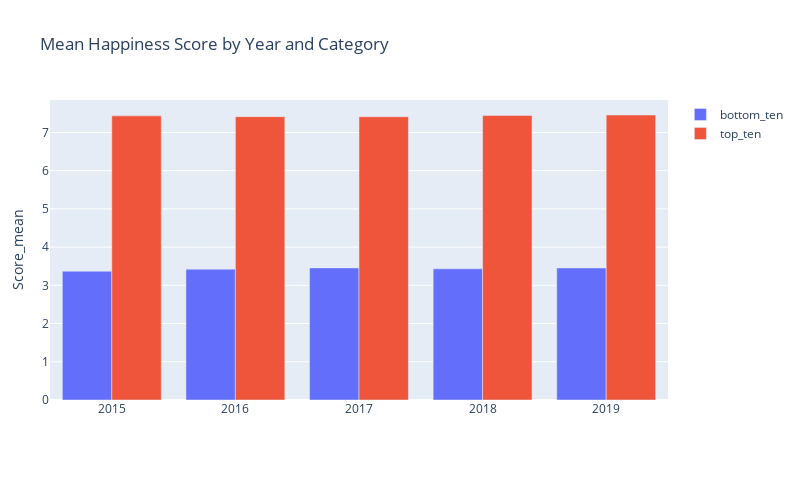

Notebook code for this chart:
### Markdown cell above
## 8.1 Grouped Bar Chart - Top 10 VS Bottom 10 - Yearwise - Mean

### Code cell
# top 10 countries dataframe subsetting
top_ten = df[df['rank']<=10].sort_values(['year', 'rank']).reset_index(drop=True)
top_ten['category'] = 'top_ten'

# bottom 10 countries datafram subsetting
df_sorted = df.sort_values(['year', 'rank'])
subset_tail_df = df_sorted.groupby('year').tail(10)
subset_tail_df = subset_tail_df.reset_index(drop=True)
subset_tail_df['rank'] = subset_tail_df.groupby(['year']).cumcount() + 1
subset_tail_df['category'] = 'bottom_ten'

# union all dataframes
top_bot = pd.concat([top_ten, subset_tail_df])
top_bot

# grouping by
top_bot_mean = top_bot.groupby(['year', 'category']).agg(score_mean=('score', np.mean),
                                                        gdp_per_capita=('gdp_per_capita', np.mean),
                                                        social_support=('social_support', np.mean),
                                                        life_expectancy=('life_expectancy', np.mean),
                                                        freedom=('freedom', np.mean),
                                                        generosity=('generosity', np.mean),
                                                        corruption=('corruption', np.mean)).reset_index()

# chart
def plot_mean_values(data, x_variable, y_variable, title):
    fig = go.Figure()

    x_values = data[x_variable].unique()

    for category in data['category'].unique():
        category_data = data[data['category'] == category]
        fig.add_trace(go.Bar(
            x=x_values,
            y=category_data[y_variable],
            name=category
        ))

    fig.update_layout(
        title=title,
        xaxis=dict(tickmode='linear', tick0=min(x_values), dtick=1),
        yaxis=dict(title=y_variable.capitalize()),
        barmode='group',
        width=800,
        height=500,
        margin=dict(l=50, r=50, b=100, t=100)
    )

    fig.show()

plot_mean_values(top_bot_mean, 'year', 'score_mean', 'Mean Happiness Score by Year and Category')

### Figure 1 — Plotly figure (JSON) as saved in the notebook; plotly's stock layout.template omitted (floating-point values rounded to 4 significant figures)
{"data": [{"name": "bottom_ten", "type": "bar", "x": [2015, 2016, 2017, 2018, 2019], "y": [3.369, 3.423, 3.456, 3.432, 3.454]}, {"name": "top_ten", "type": "bar", "x": [2015, 2016, 2017, 2018, 2019], "y": [7.434, 7.413, 7.41, 7.444, 7.456]}], "layout": {"barmode": "group", "height": 500, "margin": {"b": 100, "l": 50, "r": 50, "t": 100}, "title": {"text": "Mean Happiness Score by Year and Category"}, "width": 800, "xaxis": {"dtick": 1, "tick0": 2015, "tickmode": "linear"}, "yaxis": {"title": {"text": "Score_mean"}}}}
